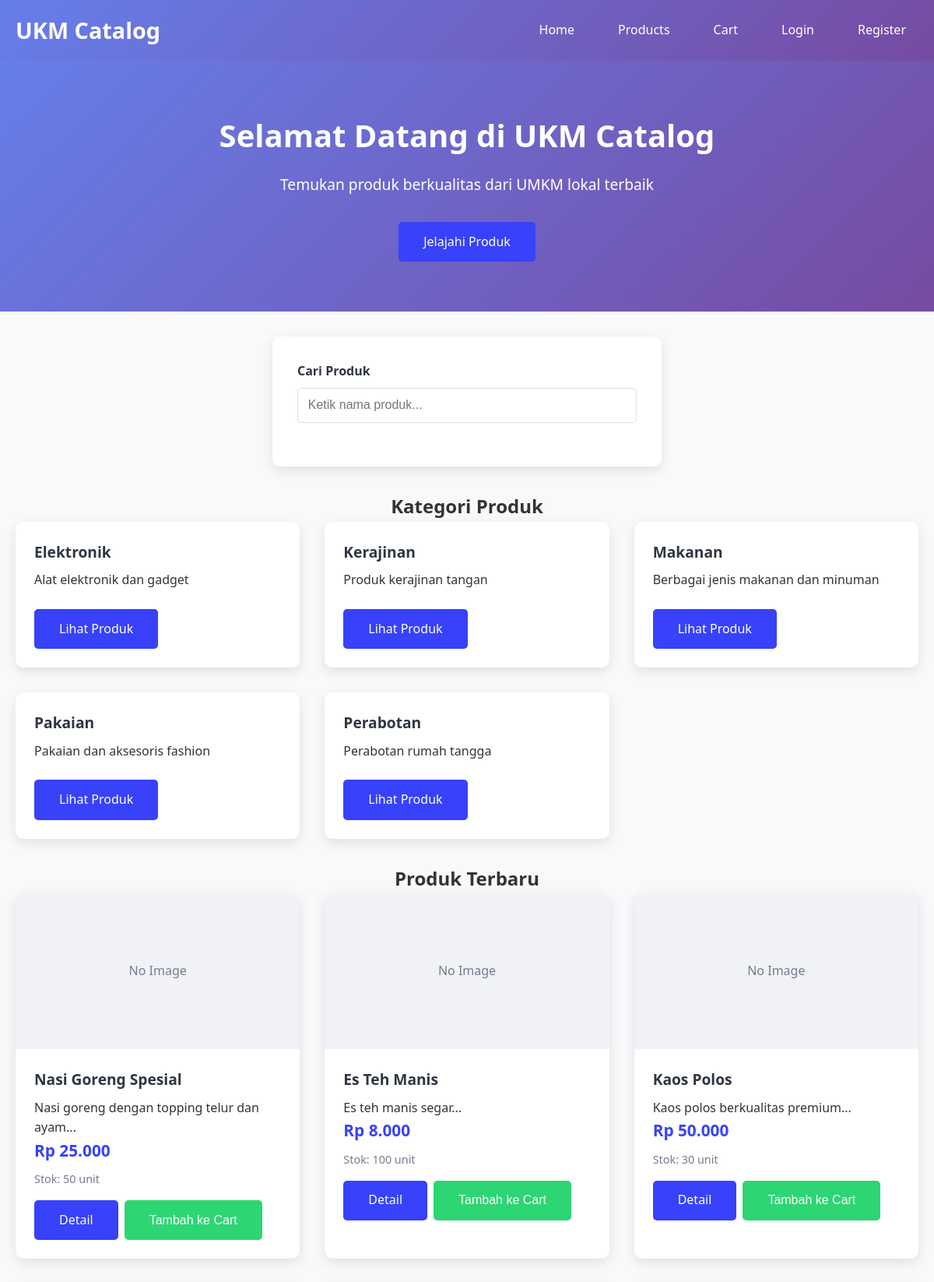
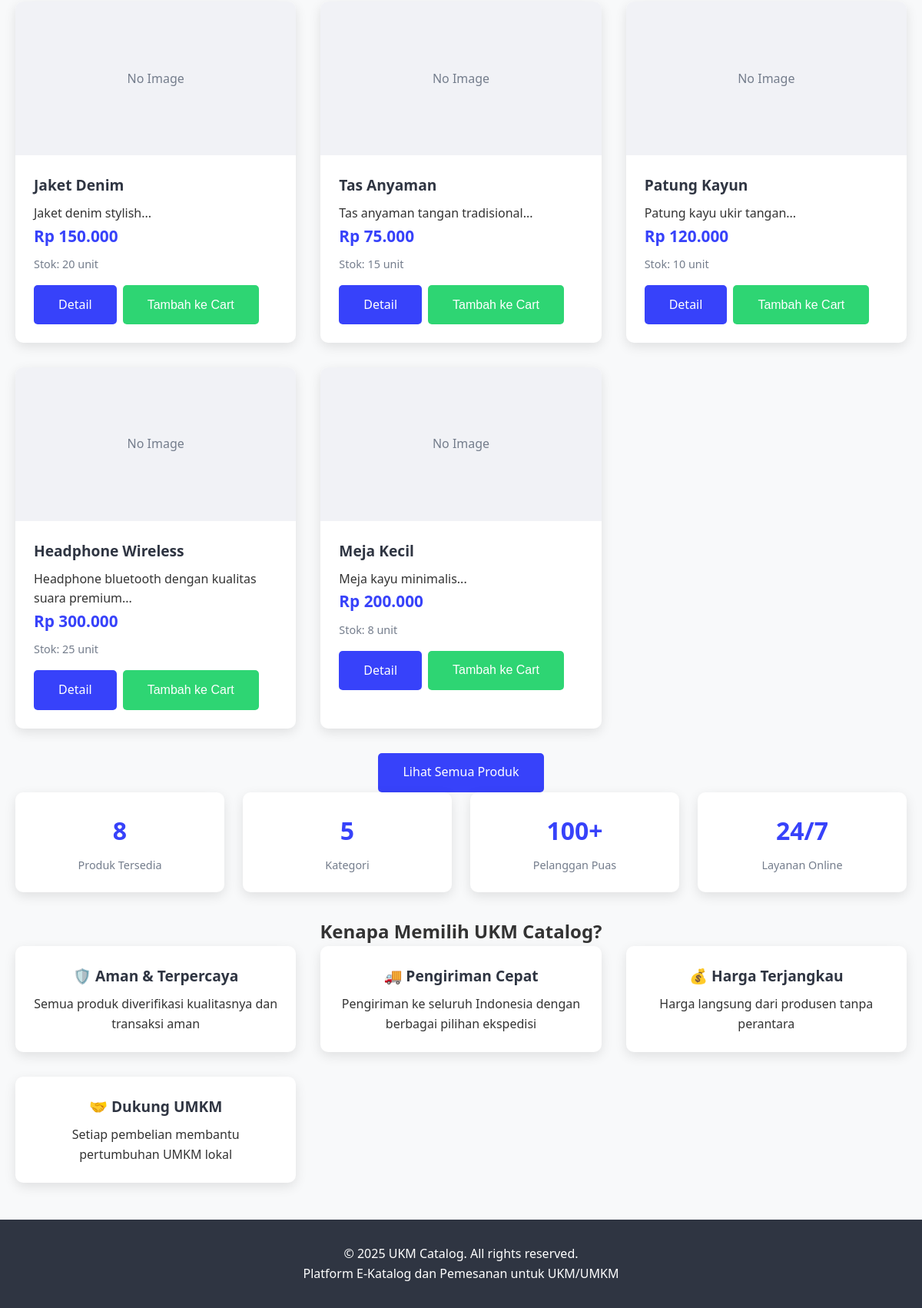
The page / on the database its author committed (2 pictures, top to bottom).
### tables this page shows
CREATE TABLE IF NOT EXISTS categories (
    id INT PRIMARY KEY AUTO_INCREMENT,
    name VARCHAR(100) NOT NULL,
    description TEXT,
    image VARCHAR(255),
    status ENUM('active', 'inactive') DEFAULT 'active',
    created_at DATETIME DEFAULT CURRENT_TIMESTAMP,
    updated_at DATETIME DEFAULT CURRENT_TIMESTAMP ON UPDATE CURRENT_TIMESTAMP
);

CREATE TABLE IF NOT EXISTS products (
    id INT PRIMARY KEY AUTO_INCREMENT,
    category_id INT,
    name VARCHAR(200) NOT NULL,
    description TEXT,
    price DECIMAL(10,2) NOT NULL,
    stock INT DEFAULT 0,
    image VARCHAR(255),
    status ENUM('active', 'inactive') DEFAULT 'active',
    created_at DATETIME DEFAULT CURRENT_TIMESTAMP,
    updated_at DATETIME DEFAULT CURRENT_TIMESTAMP ON UPDATE CURRENT_TIMESTAMP,
    FOREIGN KEY (category_id) REFERENCES categories(id) ON DELETE SET NULL
);

### includes/auth.php (called while the page is built, shortened)
<?php
class Auth {
    public function checkRememberLogin() {
        return false;
    }
    public function isLoggedIn() {
        return $this->checkRememberLogin();
    }
}
?>

### includes/functions.php (called while the page is built, shortened)
<?php
function formatRupiah($number) {
    return 'Rp ' . number_format($number, 0, ',', '.');
}
?>

### index.php (the view, shortened to what this page needs)
<?php
require_once 'config/config.php';
$auth = new Auth($db);
$auth->checkRememberLogin();
$query = "SELECT p.*, c.name as category_name
          FROM products p
          LEFT JOIN categories c ON p.category_id = c.id
          WHERE p.status = 'active'
          ORDER BY p.created_at DESC
          LIMIT 8";
$stmt = $db->prepare($query);
$stmt->execute();
$featuredProducts = $stmt->fetchAll(PDO::FETCH_ASSOC);
$query = "SELECT * FROM categories WHERE status = 'active' ORDER BY name";
$stmt = $db->prepare($query);
$stmt->execute();
$categories = $stmt->fetchAll(PDO::FETCH_ASSOC);
include 'includes/header.php';
?>
<div class="hero">
    <div class="container">
        <h1>Selamat Datang di UKM Catalog</h1>
        <p>Temukan produk berkualitas dari UMKM lokal terbaik</p>
        <a href="products.php" class="btn btn-primary">Jelajahi Produk</a>
    </div>
</div>
<div class="container">
    <div class="mb-4">
        <div class="form-container">
            <div class="form-group">
                <label for="searchInput">Cari Produk</label>
                <input type="text" class="form-control" id="searchInput" placeholder="Ketik nama produk...">
            </div>
        </div>
    </div>
    <section class="mb-5">
        <h2 class="text-center mb-4">Kategori Produk</h2>
        <div class="products-grid">
            <?php foreach ($categories as $category): ?>
                <div class="product-card">
                    <div class="product-info">
                        <h3 class="product-title"><?php echo htmlspecialchars($category['name']); ?></h3>
                        <p class="mb-3"><?php echo htmlspecialchars($category['description']); ?></p>
                        <a href="products.php?category=<?php echo $category['id']; ?>" class="btn btn-primary">
                            Lihat Produk
                        </a>
                    </div>
                </div>
            <?php endforeach; ?>
        </div>
    </section>
    <section class="mb-5">
        <h2 class="text-center mb-4">Produk Terbaru</h2>
        <div class="products-grid">
            <?php foreach ($featuredProducts as $product): ?>
                <div class="product-card">
                    <?php if ($product['image']): ?>
                        <img src="<?php echo UPLOAD_URL . $product['image']; ?>" alt="<?php echo htmlspecialchars($product['name']); ?>" class="product-image">
                    <?php else: ?>
                        <div class="product-image" style="background: #f1f2f6; display: flex; align-items: center; justify-content: center;">
                            <span style="color: #747d8c;">No Image</span>
                        </div>
                    <?php endif; ?>
                    <div class="product-info">
                        <h3 class="product-title"><?php echo htmlspecialchars($product['name']); ?></h3>
                        <p class="product-description"><?php echo htmlspecialchars(substr($product['description'], 0, 100)); ?>...</p>
                        <div class="product-price"><?php echo formatRupiah($product['price']); ?></div>
                        <div class="product-stock">
                            Stok: <?php echo $product['stock']; ?> unit
                        </div>
                        <div class="product-actions">
                            <a href="product-detail.php?id=<?php echo $product['id']; ?>" class="btn btn-primary">Detail</a>
                            <button class="btn btn-success add-to-cart"
                                    data-product-id="<?php echo $product['id']; ?>"
                                    data-quantity="1"
                                    <?php echo $product['stock'] <= 0 ? 'disabled' : ''; ?>>
                                <?php echo $product['stock'] <= 0 ? 'Habis' : 'Tambah ke Cart'; ?>
                            </button>
                        </div>
                    </div>
                </div>
            <?php endforeach; ?>
        </div>
        <div class="text-center mt-4">
            <a href="products.php" class="btn btn-primary">Lihat Semua Produk</a>
        </div>
    </section>
    <section class="mb-5">
        <div class="dashboard-stats">
            <div class="stat-card">
                <div class="stat-number"><?php echo count($featuredProducts); ?></div>
                <div class="stat-label">Produk Tersedia</div>
            </div>
            <div class="stat-card">
                <div class="stat-number"><?php echo count($categories); ?></div>
                <div class="stat-label">Kategori</div>
            </div>
            <div class="stat-card">
                <div class="stat-number">100+</div>
                <div class="stat-label">Pelanggan Puas</div>
            </div>
            <div class="stat-card">
                <div class="stat-number">24/7</div>
                <div class="stat-label">Layanan Online</div>
            </div>
        </div>
    </section>
    <section class="mb-5">
        <h2 class="text-center mb-4">Kenapa Memilih UKM Catalog?</h2>
        <div class="products-grid">
            <div class="product-card">
                <div class="product-info text-center">
                    <h3 class="product-title">🛡️ Aman & Terpercaya</h3>
                    <p>Semua produk diverifikasi kualitasnya dan transaksi aman</p>
                </div>
            </div>
            <div class="product-card">
                <div class="product-info text-center">
                    <h3 class="product-title">🚚 Pengiriman Cepat</h3>
                    <p>Pengiriman ke seluruh Indonesia dengan berbagai pilihan ekspedisi</p>
                </div>
            </div>
            <div class="product-card">
                <div class="product-info text-center">
                    <h3 class="product-title">💰 Harga Terjangkau</h3>
                    <p>Harga langsung dari produsen tanpa perantara</p>
                </div>
            </div>
            <div class="product-card">
                <div class="product-info text-center">
                    <h3 class="product-title">🤝 Dukung UMKM</h3>
                    <p>Setiap pembelian membantu pertumbuhan UMKM lokal</p>
                </div>
            </div>
        </div>
    </section>
</div>
<?php include 'includes/footer.php'; ?>

### includes/header.php (shortened to what this page needs)
<!DOCTYPE html>
<html lang="id">
<head>
    <link rel="stylesheet" href="<?php echo BASE_URL; ?>assets/css/style.css">
</head>
<body>
    <header class="header">
        <div class="container">
            <div class="header-content">
                <a href="<?php echo BASE_URL; ?>" class="logo">UKM Catalog</a>
                <nav class="nav">
                    <a href="<?php echo BASE_URL; ?>">Home</a>
                    <a href="<?php echo BASE_URL; ?>products.php">Products</a>
                    <a href="<?php echo BASE_URL; ?>cart.php">
                        Cart
                    </a>
                    <?php if (isset($auth) && $auth->isLoggedIn()): ?>
                        <?php if ($auth->hasRole('admin')): ?>
                            <a href="<?php echo BASE_URL; ?>admin/dashboard.php">Admin</a>
                        <?php endif; ?>
                        <a href="<?php echo BASE_URL; ?>profile.php">Profile</a>
                        <a href="<?php echo BASE_URL; ?>logout.php">Logout</a>
                    <?php else: ?>
                        <a href="<?php echo BASE_URL; ?>login.php">Login</a>
                        <a href="<?php echo BASE_URL; ?>register.php">Register</a>
                    <?php endif; ?>
                </nav>
            </div>
        </div>
    </header>

### includes/footer.php (shortened to what this page needs)
    <footer class="footer">
        <div class="container">
            <p>&copy; <?php echo date('Y'); ?> UKM Catalog. All rights reserved.</p>
            <p>Platform E-Katalog dan Pemesanan untuk UKM/UMKM</p>
        </div>
    </footer>
</body>
</html>

### assets/css/style.css (style rules this page uses)
* { margin: 0; padding: 0; box-sizing: border-box; }
body { font-family: 'Segoe UI', Tahoma, Geneva, Verdana, sans-serif; line-height: 1.6; color: #333; background-color: #f8f9fa; }
.container { max-width: 1200px; margin: 0 auto; padding: 0 20px; }
.header { background: linear-gradient(135deg, #667eea 0%, #764ba2 100%); color: white; padding: 1rem 0; box-shadow: 0 2px 10px rgba(0,0,0,0.1); }
.header-content { display: flex; justify-content: space-between; align-items: center; flex-wrap: wrap; }
.logo { font-size: 1.8rem; font-weight: bold; text-decoration: none; color: white; }
.nav { display: flex; gap: 1.5rem; align-items: center; }
.nav a { color: white; text-decoration: none; padding: 0.5rem 1rem; border-radius: 5px; transition: background-color 0.3s; }
.hero { background: linear-gradient(135deg, #667eea 0%, #764ba2 100%); color: white; padding: 4rem 0; text-align: center; margin-bottom: 2rem; }
.hero h1 { font-size: 2.5rem; margin-bottom: 1rem; }
.hero p { font-size: 1.2rem; margin-bottom: 2rem; }
.btn { display: inline-block; padding: 0.8rem 2rem; text-decoration: none; border-radius: 5px; transition: all 0.3s; cursor: pointer; border: none; font-size: 1rem; }
.btn-primary { background-color: #3742fa; color: white; }
.btn-success { background-color: #2ed573; color: white; }
.products-grid { display: grid; grid-template-columns: repeat(auto-fill, minmax(280px, 1fr)); gap: 2rem; margin-bottom: 2rem; }
.product-card { background: white; border-radius: 10px; box-shadow: 0 5px 15px rgba(0,0,0,0.1); overflow: hidden; transition: transform 0.3s, box-shadow 0.3s; }
.product-image { width: 100%; height: 200px; object-fit: cover; background-color: #f1f2f6; }
.product-info { padding: 1.5rem; }
.product-title { font-size: 1.2rem; margin-bottom: 0.5rem; color: #2f3542; }
.product-price { font-size: 1.3rem; color: #3742fa; font-weight: bold; margin-bottom: 0.5rem; }
.product-stock { font-size: 0.9rem; color: #747d8c; margin-bottom: 1rem; }
.product-actions { display: flex; gap: 0.5rem; }
.form-container { max-width: 500px; margin: 2rem auto; background: white; padding: 2rem; border-radius: 10px; box-shadow: 0 5px 15px rgba(0,0,0,0.1); }
.form-group { margin-bottom: 1.5rem; }
.form-group label { display: block; margin-bottom: 0.5rem; font-weight: 600; color: #2f3542; }
.form-control { width: 100%; padding: 0.8rem; border: 1px solid #ddd; border-radius: 5px; font-size: 1rem; transition: border-color 0.3s; }
.dashboard-stats { display: grid; grid-template-columns: repeat(auto-fit, minmax(250px, 1fr)); gap: 1.5rem; margin-bottom: 2rem; }
.stat-card { background: white; padding: 1.5rem; border-radius: 10px; box-shadow: 0 5px 15px rgba(0,0,0,0.1); text-align: center; }
.stat-number { font-size: 2rem; font-weight: bold; color: #3742fa; margin-bottom: 0.5rem; }
.stat-label { color: #747d8c; font-size: 0.9rem; }
.footer { background-color: #2f3542; color: white; text-align: center; padding: 2rem 0; margin-top: 3rem; }
.text-center { text-align: center; }
.mb-3 { margin-bottom: 1.5rem; }

### rows shown on the page
categories: name "Elektronik", description "Alat elektronik dan gadget"
categories: name "Kerajinan", description "Produk kerajinan tangan"
categories: name "Makanan", description "Berbagai jenis makanan dan minuman"
categories: name "Pakaian", description "Pakaian dan aksesoris fashion"
categories: name "Perabotan", description "Perabotan rumah tangga"
products: shows "No Image", name "Nasi Goreng Spesial", description "Nasi goreng dengan topping telur dan ayam", price "Rp 25.000", stock "50", shows "Tambah ke Cart"
products: shows "No Image", name "Es Teh Manis", description "Es teh manis segar", price "Rp 8.000", stock "100", shows "Tambah ke Cart"
products: shows "No Image", name "Kaos Polos", description "Kaos polos berkualitas premium", price "Rp 50.000", stock "30", shows "Tambah ke Cart"
products: shows "No Image", name "Jaket Denim", description "Jaket denim stylish", price "Rp 150.000", stock "20", shows "Tambah ke Cart"
products: shows "No Image", name "Tas Anyaman", description "Tas anyaman tangan tradisional", price "Rp 75.000", stock "15", shows "Tambah ke Cart"
products: shows "No Image", name "Patung Kayun", description "Patung kayu ukir tangan", price "Rp 120.000", stock "10", shows "Tambah ke Cart"
products: shows "No Image", name "Headphone Wireless", description "Headphone bluetooth dengan kualitas suara premium", price "Rp 300.000", stock "25", shows "Tambah ke Cart"
products: shows "No Image", name "Meja Kecil", description "Meja kayu minimalis", price "Rp 200.000", stock "8", shows "Tambah ke Cart"

### other values the page prints
count($featuredProducts) "8"
count($categories) "5"
